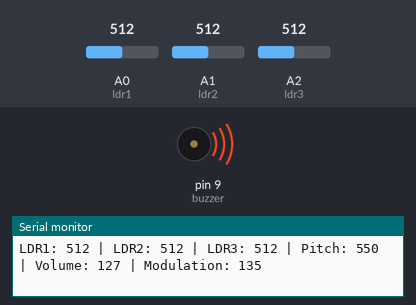
This sketch was run on a simulated Arduino Uno, built with avr-gcc and run on an emulated ATmega328P. On the bench: buzzer (waves = sounding), the last lines printed to the serial monitor. The test bench sets the inputs (shaded band); at power-on: A0 (ldr1) = 512, A1 (ldr2) = 512, A2 (ldr3) = 512.

Above: at 0.15 s.
At 2.75 s:
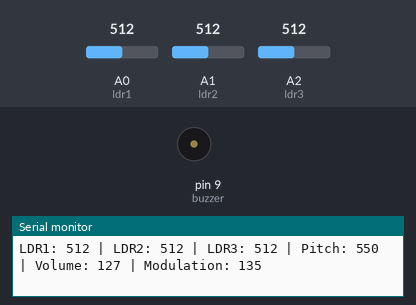
Timing chart, 0 to 3.0 s (numbered marks = the images above):
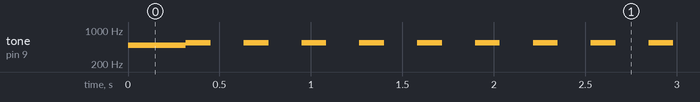

Measured:
- by itself, tone on pin 9 (buzzer): repeats every 0.32 s: 550 Hz 0.14 s, silent 0.18 s

The sketch:

buzzer.ldr.ino
```cpp
const int ldr1 = A0;
const int ldr2 = A1;
const int ldr3 = A2;
const int buzzer = 9;

void setup() {
  Serial.begin(9600);
  pinMode(buzzer, OUTPUT);
}

void loop() {
  int ldrValue1 = analogRead(ldr1);
  int ldrValue2 = analogRead(ldr2);
  int ldrValue3 = analogRead(ldr3);

  // map för att ändra värden för bättre räckvidd
  int pitch = map(ldrValue1, 0, 1023, 100, 1000);
  int volume = map(ldrValue2, 0, 1023, 0, 255);
  int modulation = map(ldrValue3, 0, 1023, 20, 250);

  tone(buzzer, pitch, modulation);
  analogWrite(buzzer, volume);
  Serial.print("LDR1: ");
  Serial.print(ldrValue1);
  Serial.print(" | LDR2: ");
  Serial.print(ldrValue2);
  Serial.print(" | LDR3: ");
  Serial.print(ldrValue3);
  Serial.print(" | Pitch: ");
  Serial.print(pitch);
  Serial.print(" | Volume: ");
  Serial.print(volume);
  Serial.print(" | Modulation: ");
  Serial.println(modulation);
// hade väldigt höga värden pga mörk miljö men för höga resistorer så tog svagare för bättre känslighet mot ljus
  delay(300);
}
```
